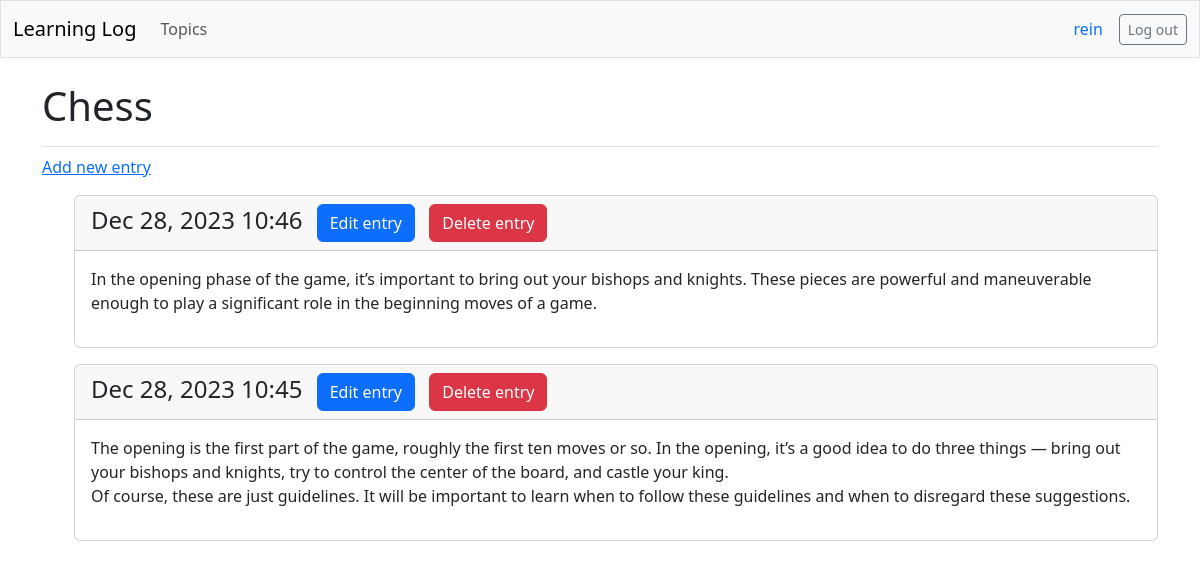
The page /topics/1/ (signed in) on the database its author committed.
### learning_logs/models.py (models this page shows, shortened)
class Topic(models.Model):
    text = models.CharField(max_length=256)
    date_added = models.DateTimeField(auto_now_add=True)
    owner = models.ForeignKey(User, on_delete=models.CASCADE)

class Entry(models.Model):
    topic = models.ForeignKey(Topic, on_delete=models.CASCADE)
    text = models.TextField()
    date_added = models.DateTimeField(auto_now_add=True)
    class Meta:
        verbose_name_plural = "entries"

### learning_logs/views.py (the view)
# urls.py: path("topics/<int:topic_id>/", views.topic, name="topic"),
@login_required
def topic(request, topic_id):
    topic = Topic.objects.get(id=topic_id)
    check_topic_owner(request, topic)
    entries = topic.entry_set.order_by("-date_added")
    context = {"topic": topic, "entries": entries}
    return render(request, "learning_logs/topic.html", context)

### learning_logs/views.py (called while the page is built)
def check_topic_owner(request, topic):
    if topic.owner != request.user:
        raise Http404

### learning_logs/templates/learning_logs/topic.html
{% extends 'learning_logs/base.html' %}
{% block page_header %}
<h1>{{ topic.text }}</h1>
{% endblock page_header %}
{% block content %}
<p><a href="{% url 'learning_logs:new_entry' topic.id %}">Add new entry</a></p>
<ul>
    {% for entry in entries %}
    <div class="card mb-3">
        <h4 class="card-header">
            {{ entry.date_added|date:'M d, Y H:i' }}
            <a class="btn btn-primary btn-md ms-2" href="{% url 'learning_logs:edit_entry' entry.id %}">
                Edit entry</a>
            <a class="btn btn-danger btn-md ms-2" href="{% url 'learning_logs:delete_entry' entry.id %}">
                Delete entry</a>
        </h4>
        <div class="card-body">{{ entry.text|linebreaks }}</div>
    </div>
    {% empty %}
    <p>There are no entries for this topic yet.</p>
    {% endfor %}
</ul>
{% endblock content %}

### learning_logs/templates/learning_logs/base.html (shortened to what this page needs)
<!DOCTYPE html>
<html lang="en">
<head>
    {% load django_bootstrap5 %}
    {% bootstrap_css %}
</head>
<body>
    <nav class="navbar navbar-expand-md navbar-light bg-light mb-4 border">
        <div class="container-fluid">
            <a class="navbar-brand" href="{% url 'learning_logs:index' %}">
                Learning Log</a>
            <div class="collapse navbar-collapse" id="navbarCollapse">
                <ul class="navbar-nav me-auto mb-2 mb-md-0">
                    <li class="nav-item">
                        <a class="nav-link" href="{% url 'learning_logs:topics' %}">Topics</a>
                    </li>
                </ul>
                <ul class="navbar-nav ms-auto mb-2 mb-md-0">
                    {% if user.is_authenticated %}
                    <li class="nav-item me-2">
                        <span class="navbar-text me-2 text-primary">{{ user.username }}</span>
                    </li>
                    {% endif %}
                </ul>
                {% if user.is_authenticated %}
                <form action="{% url 'accounts:logout' %}" method="POST">
                    <button type="submit" class="btn btn-outline-secondary btn-sm">
                        Log out</button>
                </form>
                {% endif %}
            </div>
        </div>
    </nav>
    <main class="container">
        <div class="pb-2 mb-2 border-bottom">
            {% block page_header %}{% endblock page_header %}
        </div>
        <div>
            {% block content %}{% endblock content %}
        </div>
    </main>
</body>
</html>

### rows shown on the page
Topic: text "Chess"
Entry: date_added "Dec 28, 2023 10:46", text "In the opening phase of the game, it’s important to bring out your bishops and knights. These pieces are powerful and maneuverable enough to play a significant role in the beginning moves of a game."
Entry: date_added "Dec 28, 2023 10:45", text "The opening is the first part of the game, roughly the first ten moves or so. In the opening, it’s a good idea to do three things — bring out your bishops and knights, try to control the center of the board, and castle your king. Of course, these are just guidelines. It will be important to learn when to follow these guidelines and when to disregard these suggestions."

### other values the page prints
{{ user.username }} "rein"
